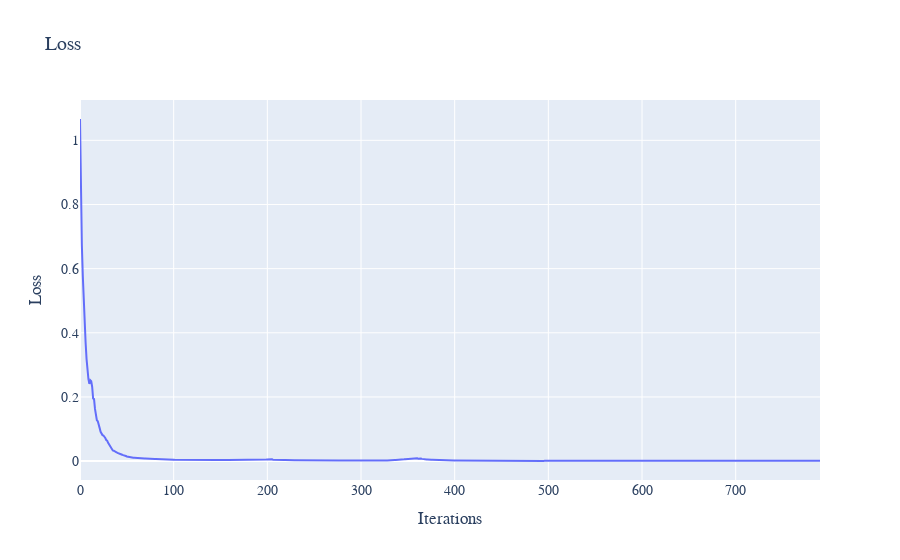

Notebook code for this chart:
### Code cell
avgs = np.convolve(losses, np.ones(10), 'valid') / 10
fig = make_subplots(rows=1, cols=1)
fig.add_trace(go.Scatter(x=np.arange(len(avgs)), y=avgs, mode='lines', name="Error at x=0.1"), row=1, col=1)
fig.update_layout(
    title="Loss",
    xaxis_title="Iterations",
    yaxis_title="Loss",
    font=dict(
        family="Courier New, monospace",
        size=14
    )
)
fig.show()

### Figure 1 — Plotly figure (JSON) as saved in the notebook; plotly's stock layout.template omitted (floating-point values rounded to 4 significant figures; data arrays with more than 128 entries replaced by an {"elided": "..."} marker saying what was removed)
{"data": [{"mode": "lines", "name": "Error at x=0.1", "type": "scatter", "x": {"elided": "791 int values"}, "xaxis": "x", "y": {"elided": "791 float values"}, "yaxis": "y"}], "layout": {"font": {"family": "Courier New, monospace", "size": 14}, "title": {"text": "Loss"}, "xaxis": {"anchor": "y", "domain": [0, 1], "title": {"text": "Iterations"}}, "yaxis": {"anchor": "x", "domain": [0, 1], "title": {"text": "Loss"}}}}
